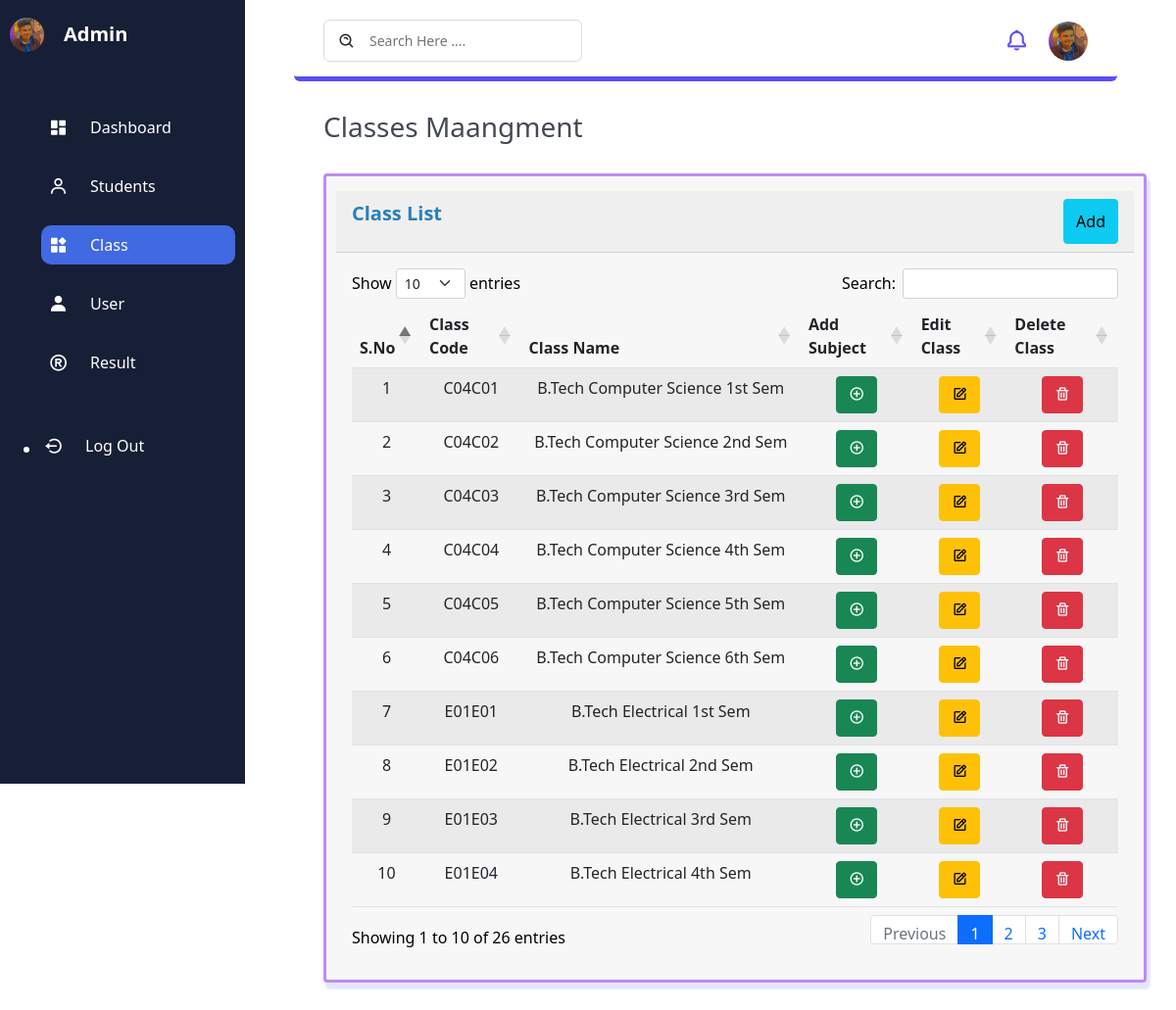
Screenshot of /admin/class.php with the database file from the repository.
### tables this page shows
CREATE TABLE `class_name` (
  `id` int(25) NOT NULL,
  `class_code` varchar(255) NOT NULL,
  `class_name` varchar(255) NOT NULL,
  `class_create_date` varchar(25) NOT NULL
);

### admin/class.php (the view, shortened to what this page needs)
<?php
    include 'link.php';
    include 'conn.php';
?>
<!DOCTYPE html>
<html lang="en">
<head>
</head>
<body>
    <section class="sidebar">
        <div class="logo">
            <a href="#"><img src="img/Prashant Jain.png"><span>Admin</span></a>
        </div>
        <ul class="side-menu">
            <li class="nav-item">
                <a href="index.php">
                    <i class='bx bxs-dashboard' ></i>
                    <span>Dashboard</span>
                </a>
            </li>
            <li class="nav-item">
                <a href="students.php">
                    <i class='bx bx-user'></i>
                    <span>Students</span>
                </a>
            </li>
            <li class="nav-item active">
                <a href="class.php">
                    <i class='bx bxs-widget'></i>
                    <span>Class</span>
                </a>
            </li>
            <li class="nav-item">
                <a href="#">
                    <i class='bx bxs-user'></i>
                    <span>User</span>
                </a>
            </li>
            <li class="nav-item">
                <a href="result.php">
                    <i class='bx bx-registered'></i>
                    <span>Result</span>
                </a>
            </li>
        </ul>
        <ul class="log">
            <li class="nav-item">
                <a href="../login/logOut.php">
                    <i class='bx bx-log-out-circle' ></i>
                    <span>Log Out</span>
                </a>
            </li>
        </ul>
    </section>
    <section class="main">
        <section class="navigation">
            <div class="n1">
                <div class="search">
                    <i class='bx bx-search-alt'></i>
                    <input type="text" name="search" id="search" placeholder="Search Here ....">
                </div>
            </div>
            <div class="profile">
                <i class='bx bx-bell'></i>
                <img src="img/Prashant Jain.png" alt="img">
            </div>
        </section>
        <div class="page-name">
            <h3>Classes Maangment</h3>
        </div>
        <div class="card">
            <div class="card-header">
                <p>Class List</p>
                <button type="button" class="btn btn-info" data-bs-toggle="modal" data-bs-target="#exampleModal">
                    Add
                </button>
            </div>
            <div class="card-body">
                <table id="example" class="table table-striped" style="width:100%; text-align: center;">
                    <thead>
                        <tr>
                            <th>S.No</th>
                            <th>Class Code</th>
                            <th>Class Name</th>
                            <th>Add Subject</th>
                            <th>Edit Class</th>
                            <th>Delete Class</th>
                        </tr>
                    </thead>
                    <tbody>
                    <?php
                    $num = 1;
                    $selectquery = "SELECT * FROM class_name";
                    $query = mysqli_query($con,$selectquery);
                    while($result = mysqli_fetch_array($query)){ ?>
                        <tr>
                            <td><?php echo $num++; ?></td>
                            <td><?php echo $result['class_code'] ?></td>
                            <td><?php echo $result['class_name'] ?></td>
                            <td><a href="subject_add.php?id=<?php echo $result[0]?>"><button class="btn btn-success"><i class='bx bx-plus-circle'></i></button></a></td>
                            <td><button class="btn btn-warning"><i class='bx bx-edit' data-bs-toggle="modal" data-bs-target="#editclass<?php echo $result['id'] ?>"></i></button></td>
                            <td><a href="class_delete.php?id=<?php echo $result[0]?>"><button class="btn btn-danger"><i class='bx bx-trash'></i></button></a></td>
                        </tr>
                        <?php include 'update_class.php';  }  ?>
                    </tbody>
                </table>
            </div>
        </div>
    </section>
</body>
</html>

### admin/link.php (shortened to what this page needs)
<!DOCTYPE html>
<html lang="en">
<head>
    <link href='https://unpkg.com/boxicons@2.1.2/css/boxicons.min.css' rel='stylesheet'>
    <link rel="stylesheet" href="https://cdnjs.cloudflare.com/ajax/libs/twitter-bootstrap/5.1.3/css/bootstrap.min.css">
    <link rel="stylesheet" href="https://cdn.datatables.net/1.12.1/css/dataTables.bootstrap5.min.css">
    <link rel="stylesheet" href="css/style.css">
</head>
<body>
</body>
</html>

### admin/update_class.php (shortened to what this page needs)
<!DOCTYPE html>
<html lang="en">
<head>
</head>
<body>
</body>
</html>

### admin/css/style.css (style rules this page uses)
* { padding: 0; margin: 0; box-sizing: border-box; }
.sidebar { position: fixed; top: 0; left: 0; width: 250px; height: 100vh; padding: 10px; background: #171f36; color: #fff; transition: 0.5s; }
.sidebar a { text-decoration: none; color: inherit; display: flex; align-items: center; }
.logo { height: 50px; margin: 0 0 50px 0; position: relative; }
.logo a { height: 100%; }
.logo a img { width: 35px; height: 35px; border-radius: 50%; }
.logo a span { width: 150px; overflow: hidden; font-size: 20px; font-weight: bold; margin: 0 0 0 20px; transition: 0.5s; }
.side-menu li { list-style: none; overflow: hidden; border-radius: 10px; padding: 5px; margin: 20px auto; text-transform: capitalize; transition: 0.5s; }
li a { position: relative; height: 30px; }
li a i { margin-right: 20px; font-size: 20px; width: 25px; text-align: center; }
li a span { width: 105px; overflow: hidden; height: 25px; transition: 0.5s; }
.log { margin: 50px 0 0 0; }
.main { width: calc(100% - 400px); margin: 5px 300px; transition: 0.5s; }
.active { background: royalblue; }
.main { width: calc(100% - 360px); }
.main .navigation { display: flex; align-items: center; justify-content: space-between; padding: 15px 30px; border-bottom: 5px solid #594ef7; background: #fff; border-radius: 6px; }
.main .navigation .search { display: flex; justify-content: flex-start; align-items: center; padding: 10px 14px; border: 1px solid #d7dbe6; border-radius: 6px; }
.main .navigation .search i { margin-right: 14px; font-size: 18px; }
.main .navigation .search input { border: none; outline: none; font-size: 14px; }
.main .navigation .profile { display: flex; align-items: center; justify-content: space-between; }
.main .navigation .profile i { margin-right: 20px; font-size: 25px; font-weight: 400; color: #594ef7; cursor: pointer; }
.main .navigation .profile img { height: 40px; width: 40px; border-radius: 50%; object-fit: cover; }
.page-name { color: #444a53; padding: 30px 30px 0 30px; font-size: 24px; font-weight: 700; }
.card { width: 100%; border: 3px solid #BC8CF2; margin: 30px; padding: 15px 10px; background-color: #F7F7F7; color: #000; box-shadow: 3px 6px 2px 1px rgba(0, 0, 255, .1); }
.card-header { display: flex; justify-content: space-between; }
.card-header p { color: #2980B9; font-size: 20px; font-weight: 700; }

### rows the page displays
class_name: class_code "C04C01", class_name "B.Tech Computer Science 1st Sem"
class_name: class_code "C04C02", class_name "B.Tech Computer Science 2nd Sem"
class_name: class_code "C04C03", class_name "B.Tech Computer Science 3rd Sem"
class_name: class_code "C04C04", class_name "B.Tech Computer Science 4th Sem"
class_name: class_code "C04C05", class_name "B.Tech Computer Science 5th Sem"
class_name: class_code "C04C06", class_name "B.Tech Computer Science 6th Sem"
class_name: class_code "E01E01", class_name "B.Tech Electrical 1st Sem"
class_name: class_code "E01E02", class_name "B.Tech Electrical 2nd Sem"
class_name: class_code "E01E03", class_name "B.Tech Electrical 3rd Sem"
class_name: class_code "E01E04", class_name "B.Tech Electrical 4th Sem"
